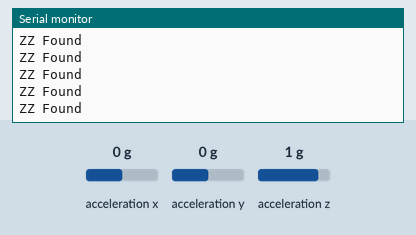
Simulated run of this sketch. Board: Arduino Uno, built with avr-gcc and run on an emulated ATmega328P. On the bench: the last lines printed to the serial monitor. Inputs (shaded band) come from the test bench; at power-on: acceleration x 0 g, acceleration y 0 g, acceleration z 1 g. No radio packets arrive unless stated.

Above: at 1.2 s.
1.3 s: acceleration x set to -1.4 g
At 1.42 s:
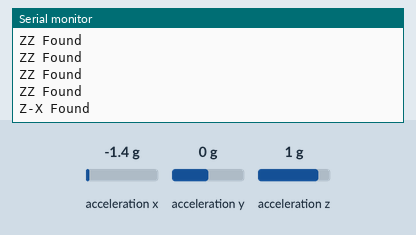
2.9 s: acceleration y set to -1.4 g
At 3.38 s:
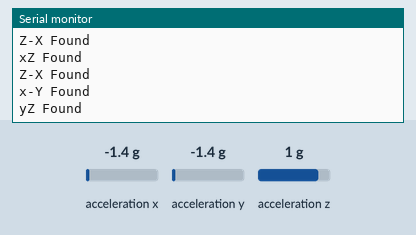
4.8 s: acceleration z set to -1.4 g
At 5.29 s:
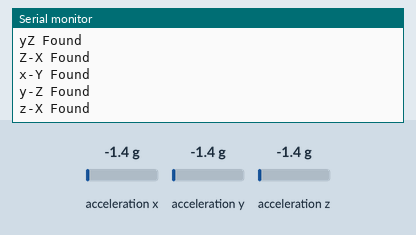
7.0 s: acceleration x set to 0 g
At 7.34 s:
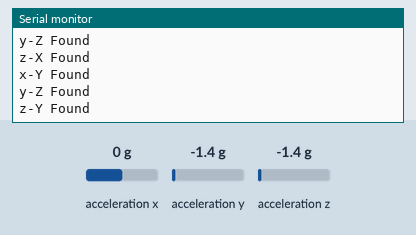
8.9 s: acceleration y set to 0 g
At 9.15 s:
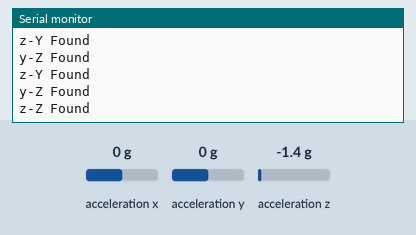
11.0 s: acceleration z set to 0.8 g
At 11.06 s:
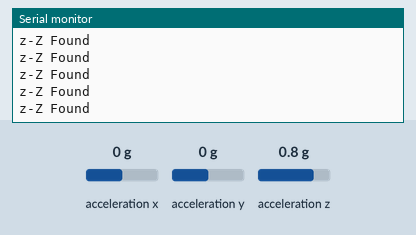

The sketch:

aMus_final_trans.ino
```cpp
 #include <VirtualWire.h>
#include <Wire.h>
#include <Adafruit_Sensor.h>
#include <Adafruit_ADXL345_U.h>
Adafruit_ADXL345_Unified accel = Adafruit_ADXL345_Unified(12345);
int x, y, z;

void setup() {
  Serial.begin(9600);
  vw_set_tx_pin(13);          // Sets pin D12 as the TX pin
  vw_setup(2000);          // Bits per sec
  delay(10);
  if (!accel.begin())
  {
    Serial.println("Check your wiring!");
    while (1);
  }
}

void loop() {
  sensors_event_t accelEvent;
  accel.getEvent(&accelEvent);
  //digitalWrite(int(accelEvent.acceleration.x), HIGH);
  x = int(accelEvent.acceleration.x);
  //  Serial.println(x);
  y = int(accelEvent.acceleration.y);
  //  Serial.println(y);
  z = int(accelEvent.acceleration.z);
  if (x > 4) {
    Serial.println("X Found");
    sendRf("X");
  } if(x < -4){
    Serial.println("-X Found");
    sendRf("x");
  } if (y > 4) {
    Serial.println("Y Found");
    sendRf("Y");
  } if(y < -4){
    Serial.println("-Y Found");
    sendRf("y");
  } if (z > 4) {
    Serial.println("Z Found");
    sendRf("Z");
  }if(z < -4){
    Serial.println("-Z Found");
    sendRf("z");
  }
  delay(80);
}

void sendRf(char msg[1]) {
  vw_send((uint8_t *)msg, strlen(msg));
  vw_wait_tx();
  delay(50);
  Serial.print(msg);
}
```

Measured:
- after the input at 2.9 s, the serial monitor: prints a new line after 0.37 s (image 2)
- after the input at 4.8 s, the serial monitor: prints a new line after 0.22 s (image 3)
- after the input at 7.0 s, the serial monitor: prints a new line after 0.19 s (image 4)
- after the input at 8.9 s, the serial monitor: prints a new line after 0.10 s (image 5)
